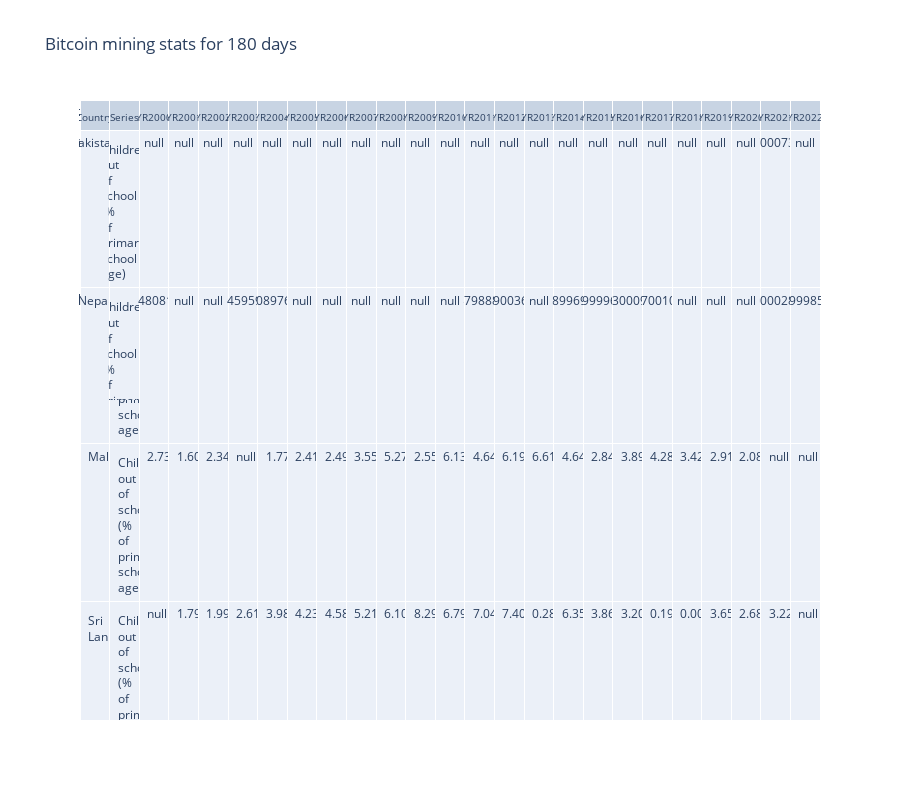

The code cell stored with this chart in its notebook:
### Code cell
fig.add_trace(table,row=1, col=1)

### Figure 1 — Plotly figure (JSON) as saved in the notebook; plotly's stock layout.template omitted (floating-point values rounded to 4 significant figures; data arrays with more than 128 entries replaced by an {"elided": "..."} marker saying what was removed)
{"data": [{"cells": {"align": "left", "values": {"elided": "25x15 mixed values"}}, "domain": {"x": [0, 1], "y": [0.515, 1]}, "header": {"align": "left", "font": {"size": 10}, "values": ["Country", "Series", "YR2000", "YR2001", "YR2002", "YR2003", "YR2004", "YR2005", "YR2006", "YR2007", "YR2008", "YR2009", "YR2010", "YR2011", "YR2012", "YR2013", "YR2014", "YR2015", "YR2016", "YR2017", "YR2018", "YR2019", "YR2020", "YR2021", "YR2022"]}, "type": "table"}, {"cells": {"align": "left", "values": {"elided": "25x15 mixed values"}}, "header": {"align": "left", "font": {"size": 10}, "values": ["Country", "Series", "YR2000", "YR2001", "YR2002", "YR2003", "YR2004", "YR2005", "YR2006", "YR2007", "YR2008", "YR2009", "YR2010", "YR2011", "YR2012", "YR2013", "YR2014", "YR2015", "YR2016", "YR2017", "YR2018", "YR2019", "YR2020", "YR2021", "YR2022"]}, "type": "table"}, {"cells": {"align": "left", "values": {"elided": "25x15 mixed values"}}, "domain": {"x": [0, 1], "y": [0.515, 1]}, "header": {"align": "left", "font": {"size": 10}, "values": ["Country", "Series", "YR2000", "YR2001", "YR2002", "YR2003", "YR2004", "YR2005", "YR2006", "YR2007", "YR2008", "YR2009", "YR2010", "YR2011", "YR2012", "YR2013", "YR2014", "YR2015", "YR2016", "YR2017", "YR2018", "YR2019", "YR2020", "YR2021", "YR2022"]}, "type": "table"}, {"cells": {"align": "left", "values": {"elided": "25x15 mixed values"}}, "domain": {"x": [0, 1], "y": [0.515, 1]}, "header": {"align": "left", "font": {"size": 20}, "values": ["Country", "Series", "YR2000", "YR2001", "YR2002", "YR2003", "YR2004", "YR2005", "YR2006", "YR2007", "YR2008", "YR2009", "YR2010", "YR2011", "YR2012", "YR2013", "YR2014", "YR2015", "YR2016", "YR2017", "YR2018", "YR2019", "YR2020", "YR2021", "YR2022"]}, "type": "table"}, {"cells": {"align": "left", "values": {"elided": "25x15 mixed values"}}, "domain": {"x": [0, 1], "y": [0.515, 1]}, "header": {"align": "left", "font": {"size": 10}, "values": ["Country", "Series", "YR2000", "YR2001", "YR2002", "YR2003", "YR2004", "YR2005", "YR2006", "YR2007", "YR2008", "YR2009", "YR2010", "YR2011", "YR2012", "YR2013", "YR2014", "YR2015", "YR2016", "YR2017", "YR2018", "YR2019", "YR2020", "YR2021", "YR2022"]}, "type": "table"}, {"cells": {"align": "left", "values": {"elided": "25x15 mixed values"}}, "columnwidth": 0.5, "domain": {"x": [0, 1], "y": [0.515, 1]}, "header": {"align": "left", "font": {"size": 10}, "values": ["Country", "Series", "YR2000", "YR2001", "YR2002", "YR2003", "YR2004", "YR2005", "YR2006", "YR2007", "YR2008", "YR2009", "YR2010", "YR2011", "YR2012", "YR2013", "YR2014", "YR2015", "YR2016", "YR2017", "YR2018", "YR2019", "YR2020", "YR2021", "YR2022"]}, "type": "table"}, {"cells": {"align": "left", "values": {"elided": "25x15 mixed values"}}, "columnwidth": 4, "domain": {"x": [0, 1], "y": [0.515, 1]}, "header": {"align": "left", "font": {"size": 10}, "values": ["Country", "Series", "YR2000", "YR2001", "YR2002", "YR2003", "YR2004", "YR2005", "YR2006", "YR2007", "YR2008", "YR2009", "YR2010", "YR2011", "YR2012", "YR2013", "YR2014", "YR2015", "YR2016", "YR2017", "YR2018", "YR2019", "YR2020", "YR2021", "YR2022"]}, "type": "table"}, {"cells": {"align": "center", "values": {"elided": "25x15 mixed values"}}, "columnwidth": 4, "domain": {"x": [0, 1], "y": [0.515, 1]}, "header": {"align": "center", "font": {"size": 10}, "values": ["Country", "Series", "YR2000", "YR2001", "YR2002", "YR2003", "YR2004", "YR2005", "YR2006", "YR2007", "YR2008", "YR2009", "YR2010", "YR2011", "YR2012", "YR2013", "YR2014", "YR2015", "YR2016", "YR2017", "YR2018", "YR2019", "YR2020", "YR2021", "YR2022"]}, "type": "table"}, {"cells": {"align": "center", "values": {"elided": "25x15 mixed values"}}, "domain": {"x": [0, 1], "y": [0.515, 1]}, "header": {"align": "center", "font": {"size": 10}, "values": ["Country", "Series", "YR2000", "YR2001", "YR2002", "YR2003", "YR2004", "YR2005", "YR2006", "YR2007", "YR2008", "YR2009", "YR2010", "YR2011", "YR2012", "YR2013", "YR2014", "YR2015", "YR2016", "YR2017", "YR2018", "YR2019", "YR2020", "YR2021", "YR2022"]}, "type": "table"}, {"cells": {"align": "center", "values": {"elided": "25x15 mixed values"}}, "domain": {"x": [0, 1], "y": [0.515, 1]}, "header": {"align": "center", "font": {"size": 10}, "values": ["<br>Country<br>", "<br>Series<br>", "<br>YR2000<br>", "<br>YR2001<br>", "<br>YR2002<br>", "<br>YR2003<br>", "<br>YR2004<br>", "<br>YR2005<br>", "<br>YR2006<br>", "<br>YR2007<br>", "<br>YR2008<br>", "<br>YR2009<br>", "<br>YR2010<br>", "<br>YR2011<br>", "<br>YR2012<br>", "<br>YR2013<br>", "<br>YR2014<br>", "<br>YR2015<br>", "<br>YR2016<br>", "<br>YR2017<br>", "<br>YR2018<br>", "<br>YR2019<br>", "<br>YR2020<br>", "<br>YR2021<br>", "<br>YR2022<br>"]}, "type": "table"}, {"cells": {"align": "center", "values": {"elided": "25x15 mixed values"}}, "domain": {"x": [0, 1], "y": [0.515, 1]}, "header": {"align": "center", "font": {"size": 10}, "values": ["<br>Country</br>", "<br>Series</br>", "<br>YR2000</br>", "<br>YR2001</br>", "<br>YR2002</br>", "<br>YR2003</br>", "<br>YR2004</br>", "<br>YR2005</br>", "<br>YR2006</br>", "<br>YR2007</br>", "<br>YR2008</br>", "<br>YR2009</br>", "<br>YR2010</br>", "<br>YR2011</br>", "<br>YR2012</br>", "<br>YR2013</br>", "<br>YR2014</br>", "<br>YR2015</br>", "<br>YR2016</br>", "<br>YR2017</br>", "<br>YR2018</br>", "<br>YR2019</br>", "<br>YR2020</br>", "<br>YR2021</br>", "<br>YR2022</br>"]}, "type": "table"}], "layout": {"height": 800, "showlegend": false, "title": {"text": "Bitcoin mining stats for 180 days"}, "xaxis": {"anchor": "y", "domain": [0, 1]}, "yaxis": {"anchor": "x", "domain": [0, 0.485]}}}
